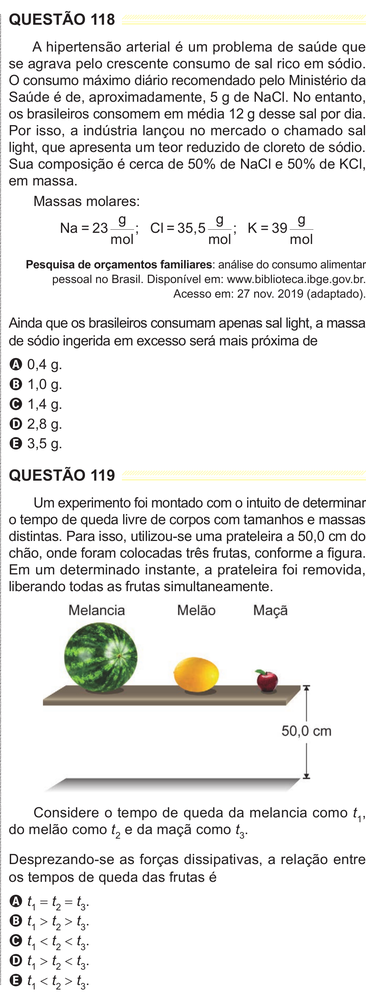
#> input picture 4Passo-RemoverBordasCentraisDasMetades/divididas-com-bordas-do-meio/pagina_enem_10_direita.png, 366 x 1000 px, shrunk from 1051 x 2869 before the run; its folder holds 4 pictures in this run
$ python remover-bordas-internas.py
#> lines starting #> are read from the running program, lines starting #| are printed output that depends on the picture
"""
Propósito: Remover a bordinha interna que fica entre as colunas
Autor: Alexandre Nassar de Peder
Criação: 02/10/2025
Atualização: 03/06/2026

OBS1: puxe a pasta "divididas-com-bordas-do-meio" do passo 3 para essa pasta do passo 4
OBS2: As imagens da coluna da esquerda tem uma bordinha no lado direito
OBS3: As imagens da coluna da direita tem uma bordinha no lado esquerdo
OBS4: tive que contar pixels usando o GIMP para saber quanto pixels cortar de borda interna

"""
from PIL import Image
import os

pasta_imagens = "divididas-com-bordas-do-meio"
pasta_saida = "divididas-sem-bordas-do-meio"

os.makedirs(pasta_saida, exist_ok=True)

for nome_arquivo in os.listdir(pasta_imagens):
    if nome_arquivo.lower().endswith(".png"):
        caminho_entrada = os.path.join(pasta_imagens, nome_arquivo)
        imagem = Image.open(caminho_entrada)
#> imagem is the input picture: PIL image 366x1000 RGB; mean R, G, B 233.6, 233.3, 231.8

        largura, altura = imagem.size
#> largura = 366; altura = 1000

        # Aplica o corte original das bordas totais
        caixa_corte = (0, 0, largura, altura)
#> caixa_corte = (0, 0, 366, 1000)

        # Aplica cortes adicionais baseados no nome do arquivo
        if nome_arquivo.endswith("_esquerda.png"):
            # Remove 10 pixels da borda direita
            caixa_corte = (caixa_corte[0], caixa_corte[1],
                          caixa_corte[2] - 25, caixa_corte[3])

        elif nome_arquivo.endswith("_direita.png"):
            # Remove 10 pixels da borda esquerda
            caixa_corte = (caixa_corte[0] + 25, caixa_corte[1],
                          caixa_corte[2], caixa_corte[3])
#> caixa_corte = (25, 0, 366, 1000)

        imagem_cortada = imagem.crop(caixa_corte)
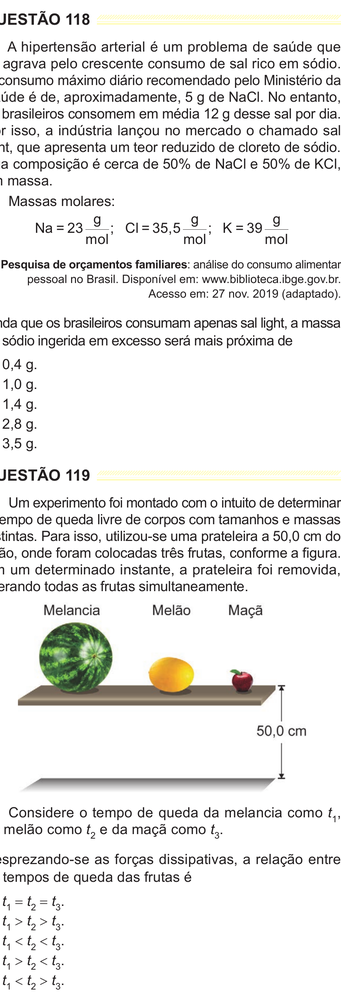
#> imagem_cortada: PIL image 341x1000 RGB; mean R, G, B 233.7, 233.4, 231.7

        caminho_saida = os.path.join(pasta_saida, nome_arquivo)
        imagem_cortada.save(caminho_saida)
#> pass 2 of the loop `for nome_arquivo in os.listdir(pasta_imagens):`:
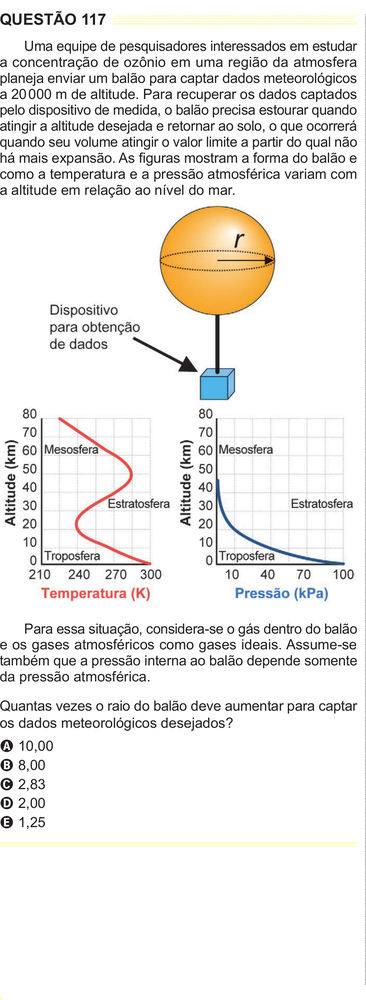
#> input picture 4Passo-RemoverBordasCentraisDasMetades/divididas-com-bordas-do-meio/pagina_enem_10_esquerda.png, 366 x 1000 px, shrunk from 1050 x 2869 before the run
#> imagem is the input picture: PIL image 366x1000 RGB; mean R, G, B 238.6, 236.6, 234.1
#> `imagem_cortada = imagem.crop(caixa_corte)`:
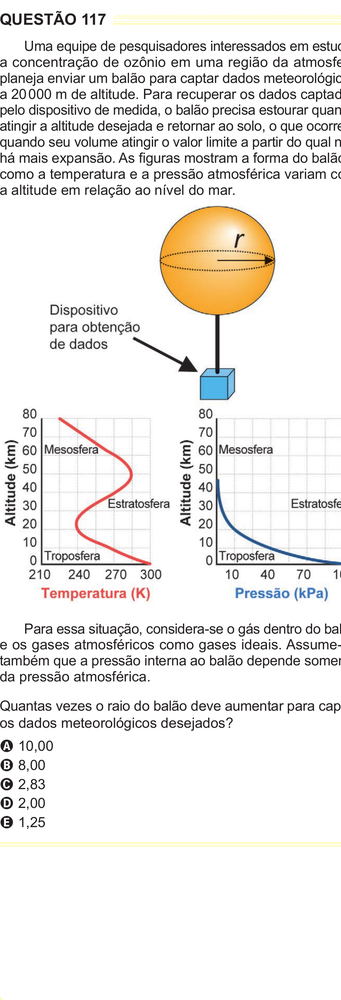
#> imagem_cortada: PIL image 341x1000 RGB; mean R, G, B 238.2, 236, 233.3
#> pass 3 of the loop `for nome_arquivo in os.listdir(pasta_imagens):`:
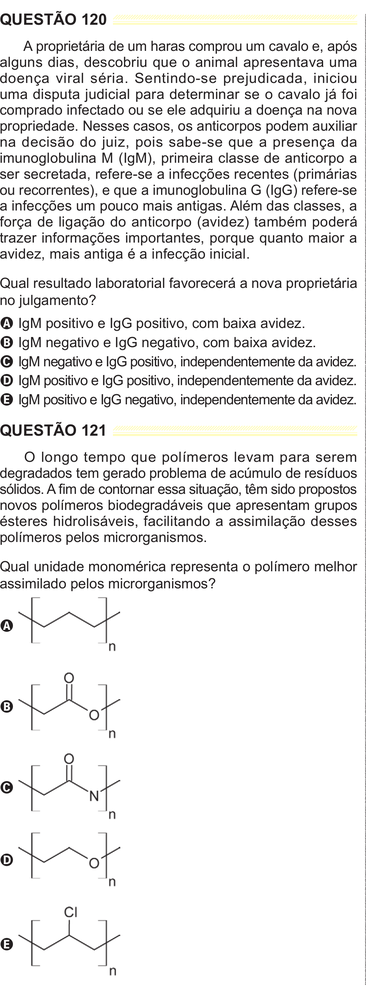
#> input picture 4Passo-RemoverBordasCentraisDasMetades/divididas-com-bordas-do-meio/pagina_enem_11_esquerda.png, 366 x 1000 px, shrunk from 1050 x 2869 before the run
#> imagem is the input picture: PIL image 366x1000 RGB; mean R, G, B 234.9, 234.5, 234.1
#> `imagem_cortada = imagem.crop(caixa_corte)`:
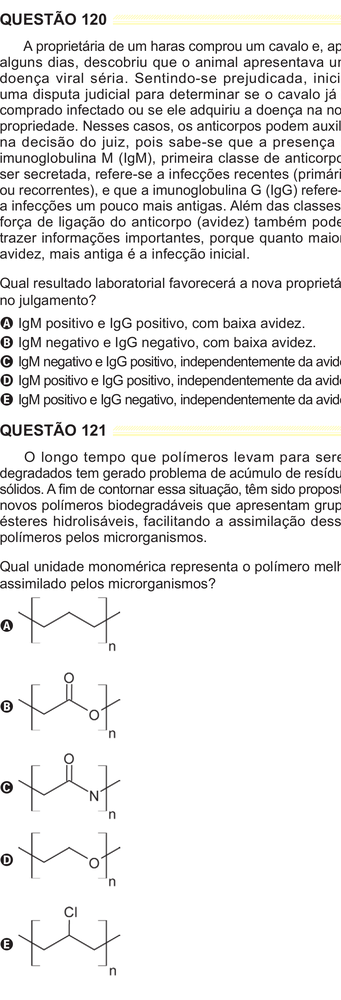
#> imagem_cortada: PIL image 341x1000 RGB; mean R, G, B 234.4, 234, 233.7
#> the loop made 4 passes; the first 3 are shown

print("Recorte das bordas concluído.")
